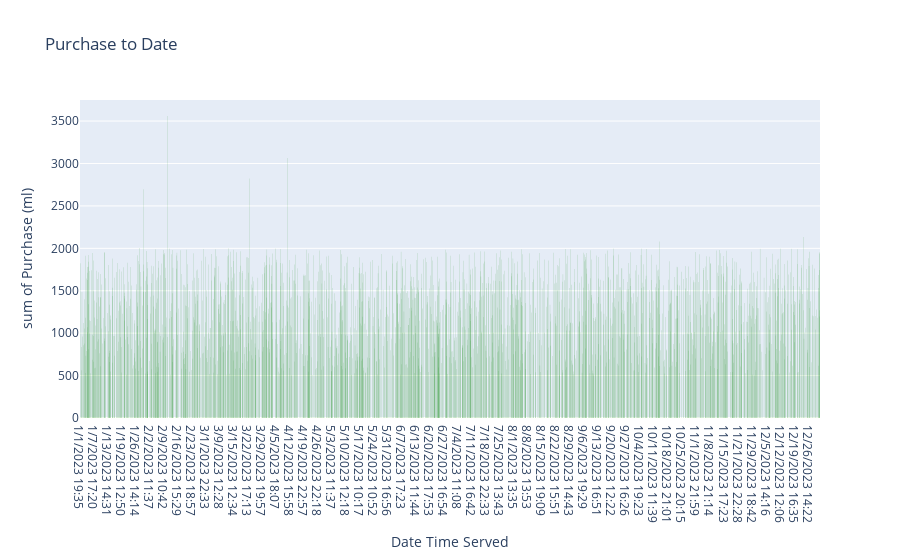
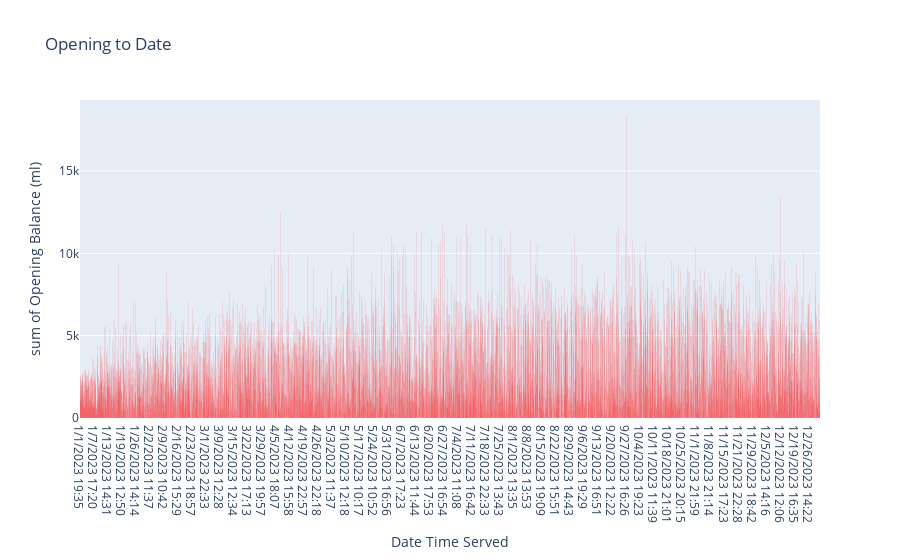
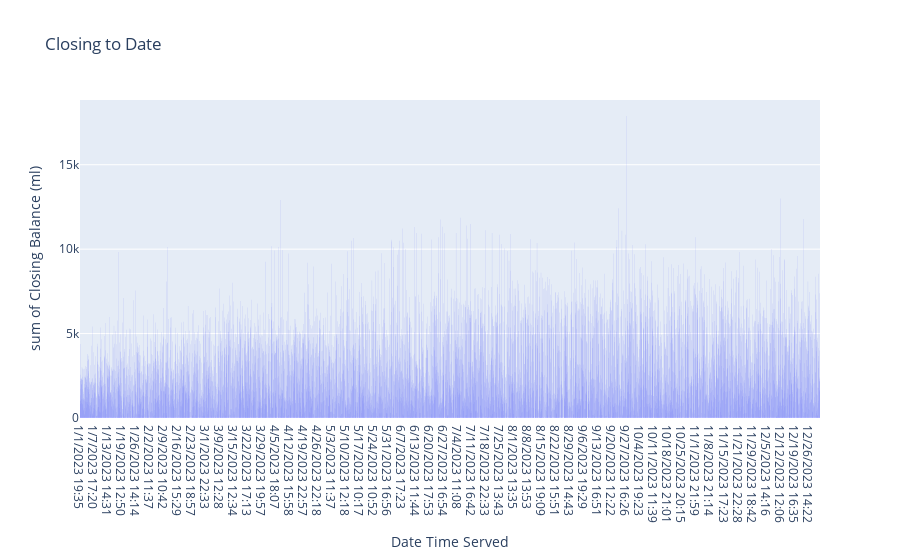

Notebook source saved alongside these figures, in order:
### Code cell
fig1.show()
fig2.show()
fig3.show()

### Figure 1 — Plotly figure (JSON) as saved in the notebook; plotly's stock layout.template omitted (floating-point values rounded to 4 significant figures; data arrays with more than 128 entries replaced by an {"elided": "..."} marker saying what was removed)
{"data": [{"bingroup": "x", "histfunc": "sum", "hovertemplate": "Date Time Served=%{x}<br>sum of Purchase (ml)=%{y}<extra></extra>", "legendgroup": "", "marker": {"color": "Green", "pattern": {"shape": ""}}, "name": "", "orientation": "v", "showlegend": false, "x": {"elided": "6575 str values"}, "xaxis": "x", "y": {"elided": "6575 float values"}, "yaxis": "y", "type": "histogram"}], "layout": {"xaxis": {"anchor": "y", "domain": [0.0, 1.0], "title": {"text": "Date Time Served"}}, "yaxis": {"anchor": "x", "domain": [0.0, 1.0], "title": {"text": "sum of Purchase (ml)"}}, "legend": {"tracegroupgap": 0}, "title": {"text": "Purchase to Date"}, "barmode": "relative"}}

### Figure 2 — Plotly figure (JSON) as saved in the notebook; plotly's stock layout.template omitted (floating-point values rounded to 4 significant figures; data arrays with more than 128 entries replaced by an {"elided": "..."} marker saying what was removed)
{"data": [{"bingroup": "x", "histfunc": "sum", "hovertemplate": "Date Time Served=%{x}<br>sum of Opening Balance (ml)=%{y}<extra></extra>", "legendgroup": "", "marker": {"color": "Red", "pattern": {"shape": ""}}, "name": "", "orientation": "v", "showlegend": false, "x": {"elided": "6575 str values"}, "xaxis": "x", "y": {"elided": "6575 float values"}, "yaxis": "y", "type": "histogram"}], "layout": {"xaxis": {"anchor": "y", "domain": [0.0, 1.0], "title": {"text": "Date Time Served"}}, "yaxis": {"anchor": "x", "domain": [0.0, 1.0], "title": {"text": "sum of Opening Balance (ml)"}}, "legend": {"tracegroupgap": 0}, "title": {"text": "Opening to Date"}, "barmode": "relative"}}

### Figure 3 — Plotly figure (JSON) as saved in the notebook; plotly's stock layout.template omitted (floating-point values rounded to 4 significant figures; data arrays with more than 128 entries replaced by an {"elided": "..."} marker saying what was removed)
{"data": [{"bingroup": "x", "histfunc": "sum", "hovertemplate": "Date Time Served=%{x}<br>sum of Closing Balance (ml)=%{y}<extra></extra>", "legendgroup": "", "marker": {"color": "Dark Blue", "pattern": {"shape": ""}}, "name": "", "orientation": "v", "showlegend": false, "x": {"elided": "6575 str values"}, "xaxis": "x", "y": {"elided": "6575 float values"}, "yaxis": "y", "type": "histogram"}], "layout": {"xaxis": {"anchor": "y", "domain": [0.0, 1.0], "title": {"text": "Date Time Served"}}, "yaxis": {"anchor": "x", "domain": [0.0, 1.0], "title": {"text": "sum of Closing Balance (ml)"}}, "legend": {"tracegroupgap": 0}, "title": {"text": "Closing to Date"}, "barmode": "relative"}}
